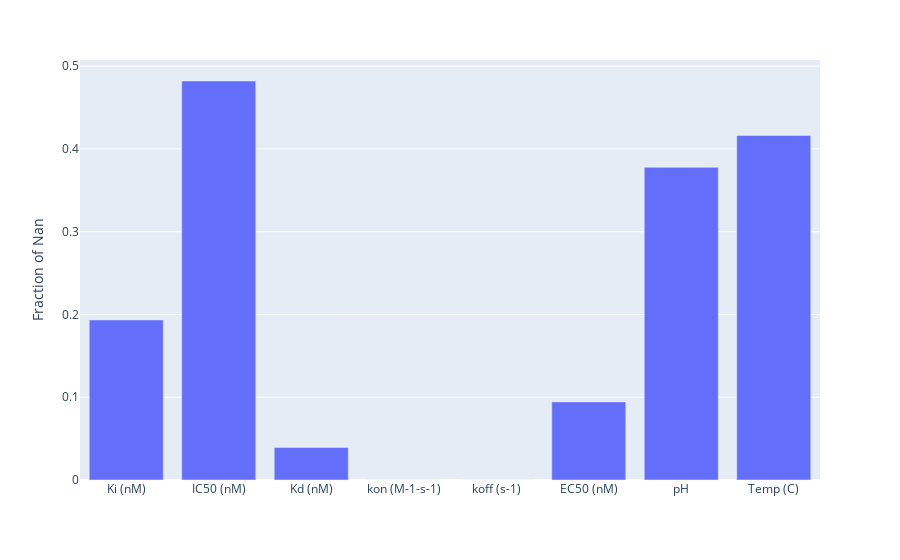

The code cell stored with this chart in its notebook:
### Markdown cell above
### 1.2.1 Metrics
We start by exploring some metrics provided by the dataset.

### Code cell
# Usefull metrics 
metric_percent = {}
for col in ['Ki (nM)', 'IC50 (nM)', 'Kd (nM)','kon (M-1-s-1)', 'koff (s-1)', 'EC50 (nM)', 'pH', 'Temp (C)']:
    metric_percent[col] = len(df[col].dropna())/len(df)


import plotly.express as px

x =list(metric_percent.keys())
y=list(metric_percent.values())

fig = px.bar(x=x, y=y)

fig.update_layout(xaxis_title='', yaxis_title='Fraction of Nan')

fig.show()

fig.write_html('src/data/figures/nan_fraction.html')

### Figure 1 — Plotly figure (JSON) as saved in the notebook; plotly's stock layout.template omitted (floating-point values rounded to 4 significant figures)
{"data": [{"alignmentgroup": "True", "hovertemplate": "x=%{x}<br>y=%{y}<extra></extra>", "legendgroup": "", "marker": {"color": "#636efa", "pattern": {"shape": ""}}, "name": "", "offsetgroup": "", "orientation": "v", "showlegend": false, "textposition": "auto", "type": "bar", "x": ["Ki (nM)", "IC50 (nM)", "Kd (nM)", "kon (M-1-s-1)", "koff (s-1)", "EC50 (nM)", "pH", "Temp (C)"], "xaxis": "x", "y": [0.1934, 0.4821, 0.03932, 0.0001383, 0.0001383, 0.09437, 0.3778, 0.4162], "yaxis": "y"}], "layout": {"barmode": "relative", "legend": {"tracegroupgap": 0}, "margin": {"t": 60}, "xaxis": {"anchor": "y", "domain": [0, 1], "title": {"text": ""}}, "yaxis": {"anchor": "x", "domain": [0, 1], "title": {"text": "Fraction of Nan"}}}}
